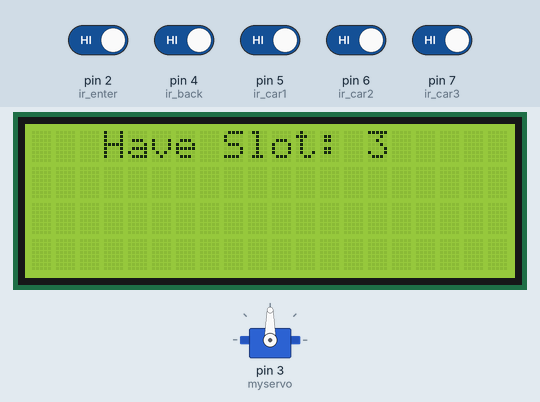
Recording of a sketch running on a simulated Arduino Uno, built with avr-gcc and run on an emulated ATmega328P. Shown: servo, 20×4 character LCD. Inputs (shaded band) come from the test bench; at power-on: pin 2 (ir_enter), pin 4 (ir_back), pin 5 (ir_car1), pin 6 (ir_car2), pin 7 (ir_car3) HIGH. What the sketch prints to the serial monitor is not drawn.

Above: at 3.3 s.
3.4 s: pin 5 (ir_car1) driven LOW
At 3.9 s:
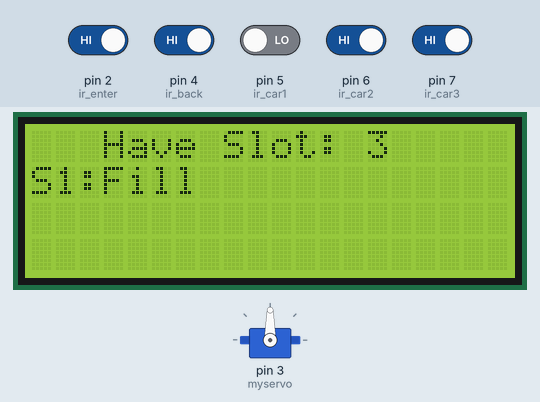
4.9 s: pin 6 (ir_car2) driven LOW
At 5.3 s:
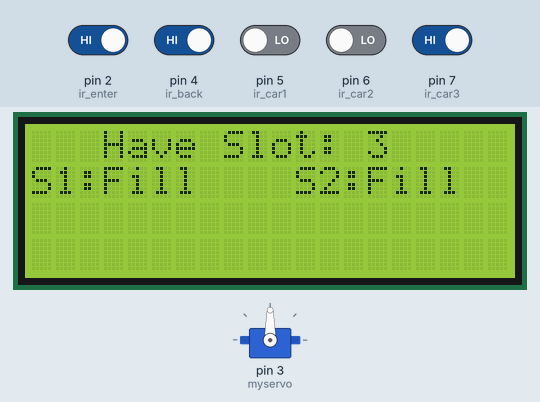
6.4 s: pin 7 (ir_car3) driven LOW
At 7.6 s:
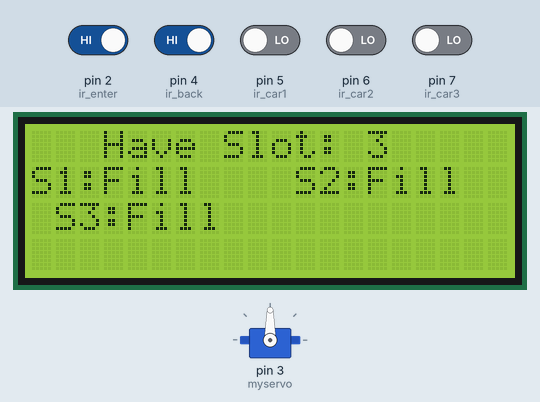
7.9 s: pin 5 (ir_car1) driven HIGH
At 9.1 s:
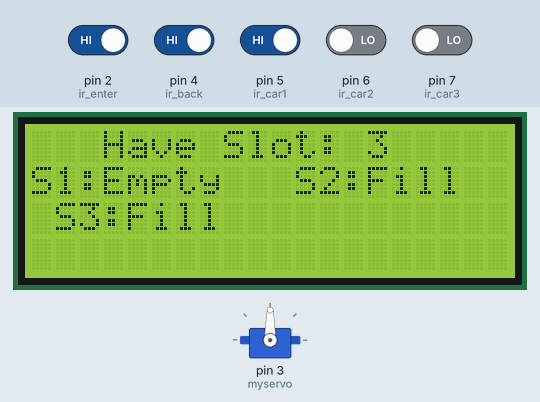
9.4 s: pin 6 (ir_car2) driven HIGH
At 9.8 s:
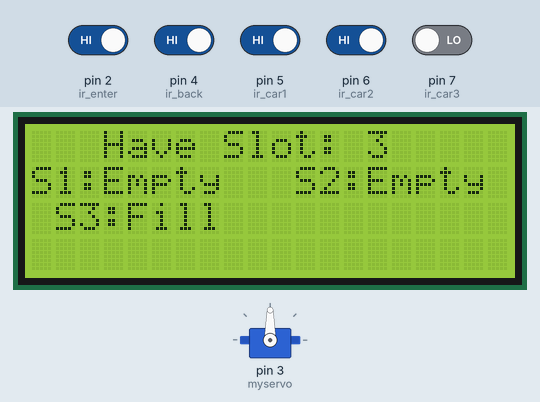
10.9 s: pin 7 (ir_car3) driven HIGH
At 12.4 s:
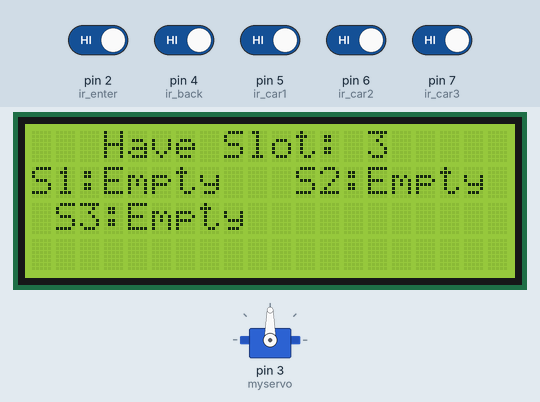
Timing chart, 0 to 13.4 s (numbered marks = the images above; inputs shaded):
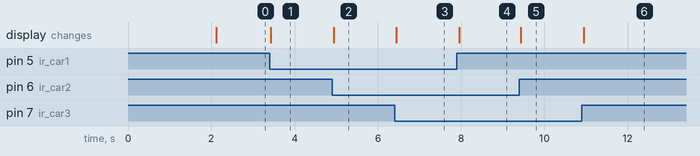

The sketch:

sketch_apr10a.ino
```cpp
#include <Servo.h> //includes the servo library
#include <Wire.h>

#include <LiquidCrystal_I2C.h>
LiquidCrystal_I2C lcd(0x27, 2, 1, 0, 4, 5, 6, 7, 3, POSITIVE);
//LiquidCrystal_I2C lcd(0x27, 20, 4);
Servo myservo;
#define ir_enter 2
#define ir_back  4
#define ir_car1 5
#define ir_car2 6
#define ir_car3 7
int S1=0, S2=0, S3=0;
int S1_init=0,S2_init=0,S3_init=0;
int flag1=0, flag2=0;
int slot = 3;
bool slots = false,slots_init = false;

//----------------------------------------------------------------------------

extern "C"
{
  //void main();
  //void _start();
}


//--------------------------------------------------------------------------

void setup() {
  // put your setup code here, to run once:
  Serial.begin(9600);


pinMode(ir_car1, INPUT);
pinMode(ir_car2, INPUT);
pinMode(ir_car3, INPUT);

pinMode(ir_enter, INPUT);
pinMode(ir_back, INPUT);

myservo.attach(3);
myservo.write(90);

lcd.begin(20, 4);
lcd.setCursor (0,1);
lcd.print("    Car  parking  ");
lcd.setCursor (0,2);
lcd.print("       System     ");
delay (2000);
lcd.clear();

Read_Sensor();

int total = S1+S2+S3;
slot = slot-total;
}


//------------------------------------------------------------------------------------

void loop() {
  // put your main code here, to run repeatedly:

Read_Sensor();

lcd.setCursor (0,0);
lcd.print("   Have Slot: ");
lcd.print(slot);
lcd.print("    ");

lcd.setCursor (0,1);
if(S1==1&&S1_init==0){lcd.print("S1:Fill ");
          Serial.print("\nS1:Full");
          S1_init=1;
          }
     else if(S1==0&&S1_init==1){lcd.print("S1:Empty");
           Serial.print("\nS1:Empty");
           S1_init=0;
           }

lcd.setCursor (10,1);
if(S2==1&&S2_init==0){
  lcd.print("\nS2:Fill ");
  Serial.print("\nS2:Full");
  S2_init=1;}
     else if(S2==0&&S2_init==1){
      lcd.print("\nS2:Empty");
      Serial.print("\nS2:Empty");
      S2_init=0;}

lcd.setCursor (0,2);
if(S3==1&&S3_init==0){
  lcd.print("\nS3:Fill ");
  Serial.print("\nS3:Full");
  S3_init=1;}
     else if(S3==0&&S3_init==1){
      lcd.print("\nS3:Empty");
      Serial.print("\nS3:Empty");
      S3_init=0;}


if(digitalRead (ir_enter) == 0 && flag1==0){
if(slot>0){flag1=1;
if(flag2==0){myservo.write(180); slot = slot-1;}
}else{
lcd.setCursor (0,0);
lcd.print(" Sorry Parking Full ");
delay(1500);
}
}

if(S1==1&&S2==1&&S3==1){
slots=true;
}
else{
  slots=false;
}
if(slots==true&&slots_init==false){
  Serial.print("\nSorry All Slots are Full, parking not available");
  slots_init=true;
}
else if(slots==false){
  slots_init==false;
}
if(digitalRead (ir_back) == 0 && flag2==0){flag2=1;
if(flag1==0){myservo.write(180); slot = slot+1;}
}

if(flag1==1 && flag2==1){
delay (1000);
myservo.write(90);
flag1=0, flag2=0;
}

delay(1);
}

//-------------------------------------------------------------------------

void Read_Sensor(){
S1=0, S2=0, S3=0;

if(digitalRead(ir_car1) == 0){S1=1;}
if(digitalRead(ir_car2) == 0){S2=1;}
if(digitalRead(ir_car3) == 0){S3=1;}
}
```

Measured:
- after the input at 3.4 s, the display: changes at once (image 1)
- after the input at 4.9 s, the display: changes at once (image 2)
- after the input at 6.4 s, the display: changes at once (image 3)
- after the input at 7.9 s, the display: changes after 0.05 s (image 4)
- after the input at 9.4 s, the display: changes at once (image 5)
- after the input at 10.9 s, the display: changes at once (image 6)
